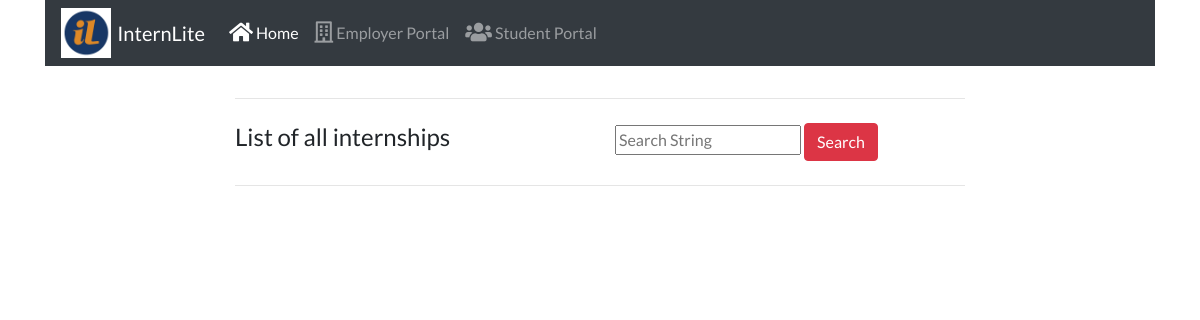
Before: / with the older database file.
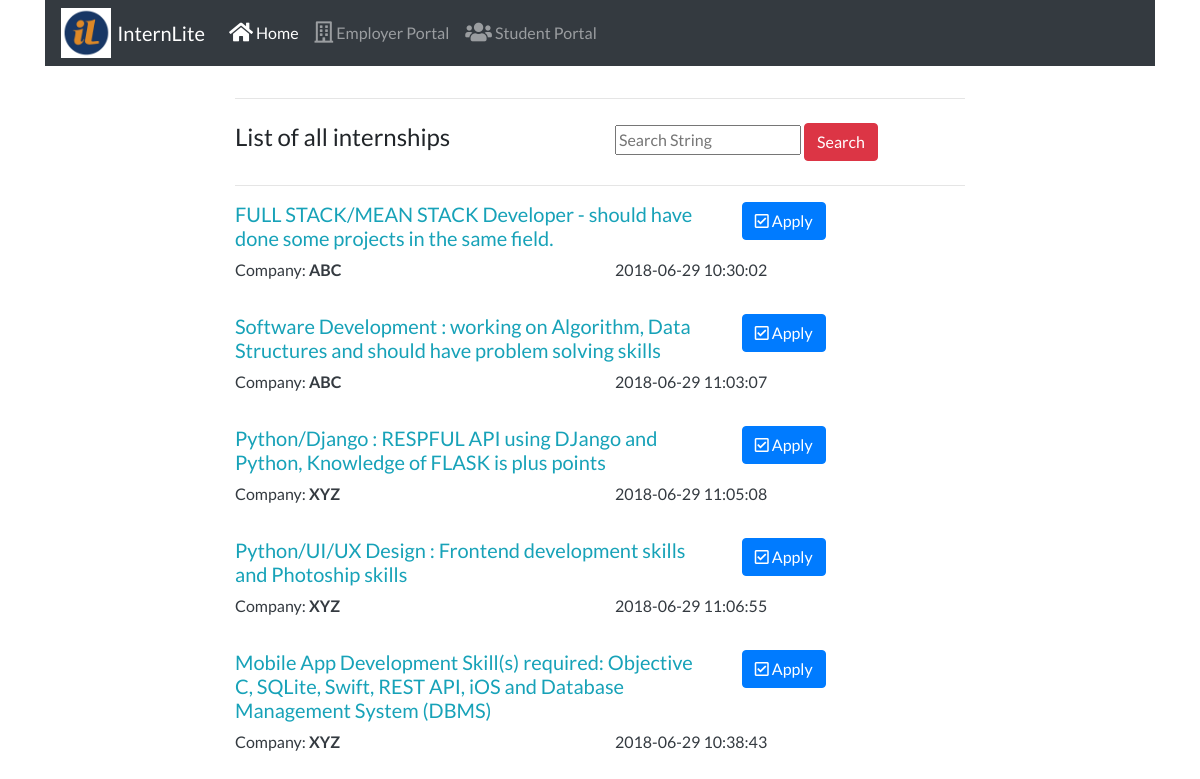
After: the same page with the newer database file.
### tables this page shows
CREATE TABLE `internships` (
  `id` int(11) NOT NULL AUTO_INCREMENT,
  `employerid` int(11) NOT NULL,
  `description` text NOT NULL,
  `ts` timestamp NOT NULL DEFAULT CURRENT_TIMESTAMP ON UPDATE CURRENT_TIMESTAMP,
  PRIMARY KEY (`id`),
  KEY `employerid` (`employerid`),
  CONSTRAINT `internships_ibfk_1` FOREIGN KEY (`employerid`) REFERENCES `employers` (`id`) ON DELETE CASCADE
);

CREATE TABLE `employers` (
  `id` int(11) NOT NULL AUTO_INCREMENT,
  `name` varchar(30) NOT NULL,
  `email` varchar(30) NOT NULL,
  `password` varchar(36) NOT NULL,
  `saltstring` varchar(36) NOT NULL,
  PRIMARY KEY (`id`)
);

### index.php (the view, shortened to what this page needs)
<?php
require_once 'server.php';
require_once 'header.php';
?>
<nav class="navbar navbar-expand-md bg-dark navbar-dark">
	<a href="index.php"><img src="images/favicon.png" alt="Logo" style="width:50px;"></a>
	<a class="navbar-brand" href="index.php">InternLite</a>
	<div class="collapse navbar-collapse" id="collapsibleNavbar">
		<ul class="navbar-nav mr-auto">
			<li class="nav-item">
				<a class="active nav-link" href="index.php"><i class="fas fa-home fa-lg"></i> Home</a>
			</li>
			<?php
			if(!isset($_SESSION['success']) || empty($_SESSION['success']))
			{
				?>
				<li class="nav-item">
					<a class="nav-link" href="employer-login.php"><i class="far fa-building fa-lg"></i> Employer Portal</a>
				</li>
				<li class="nav-item">
					<a class="nav-link" href="login.php"><i class="fas fa-users fa-lg"></i> Student Portal</a>
				</li>
				<?php
			}
			?>
		</ul>
	</div>
</nav>
<div class="row justify-content-md-center py-2">
	<div class="col-sm-8 py-2">
		<hr/>
		<div class="row py-2">
			<div class="col">
				<h4>List of all internships</h4>
			</div>
			<form class="col searchres">
				<input type="text" name="search" id="search" placeholder="Search String" <?php
				if(isset($_GET['search']) && !empty($_GET['search'])) {
					echo 'value="'.$_GET["search"].'"';
				}
				?>/>
				<input type="submit" value="Search" class="btn btn-danger" />
			</form>
		</div>
		<hr/>
		<div class="row" id="results">
			<?php
			$query = "SELECT intern.id as internid, emp.name, description ,emp.id as empid,ts from internships as intern, employers as emp where intern.employerid=emp.id";
			$res = mysqli_query($db, $query);
			if($res) {
				while($row=mysqli_fetch_assoc($res)) {
					?>
					<div class="col-md-8">
						<h5 class="text-info"><?php echo $row["description"]; ?></h5>
					</div>
					<div class="col-md-4">
						<?php
						if(isset($_SESSION['student'])) {
							$query = "SELECT COUNT(*) as count from internshipapps as internapp, students as std where internapp.studentid=std.id and std.id='{$_SESSION['student']}' and internshipid={$row["internid"]}";
							$countresult=mysqli_query($db,$query);
							$first=mysqli_fetch_assoc($countresult);
							if($first['count']==0) {
								?>
								<button class="btn btn-primary mybtninternapply" data-internid="<?php echo $row["internid"]; ?>"><i class="far fa-check-square"></i> Apply</button>
								<?php
							}
							else {
								?>
								<button class="btn btn-primary mybtninvalidapply" data-user="student"><i class="fas fa-ban"></i> Apply</button>
								<?php
							}
						}
						else if(isset($_SESSION['employer'])) {
							?>
							<button class="btn btn-primary mybtninvalidapply" data-user="employer"><i class="fas fa-ban"></i> Apply</button>
							<?php
						}
						else {
							?>
							<button class="btn btn-primary mybtnredirect" data-target="login.php"><i class="far fa-check-square"></i> Apply</button>
							<?php
						}
						?>
					</div>
					<div class="col-md-6 text-dark">
						<p>Company: <strong><?php echo $row["name"]; ?></strong></p>
					</div>
					<div class="col-md-6 text-dark pb-3">
						<p><?php echo $row["ts"]; ?></p>
					</div>
					<?php
				}
			}
			else {
				echo '<h3 class="text-danger">Error Occurred while loading internships</h3>';
			}
			?>
		</div>
	</div>
</div>
<?php require_once 'footer.php'; ?>

### header.php (shortened to what this page needs)
<!DOCTYPE html>
<html lang="en">
<head>
	<link rel="stylesheet" href="https://stackpath.bootstrapcdn.com/bootstrap/4.1.1/css/bootstrap.min.css">
	<link rel="stylesheet" href="https://use.fontawesome.com/releases/v5.0.13/css/all.css">
	<link rel="stylesheet" href="css/main.css?a=1">
</head>
<body>
	<div class="container">

### footer.php (shortened to what this page needs)
	</div>
</body>
</html>

### css/main.css (style rules this page uses)
body { font-family: 'Lato', sans-serif; }

Changed rows visible on the page:
added internships: description "FULL STACK/MEAN STACK Developer - should have done some projects in the same field.", employerid.name "ABC", ts "2018-06-29 10:30:02"
added internships: description "Software Development : working on Algorithm, Data Structures and should have problem solving skills", employerid.name "ABC", ts "2018-06-29 11:03:07"
added internships: description "Python/Django : RESPFUL API using DJango and Python, Knowledge of FLASK is plus points", employerid.name "XYZ", ts "2018-06-29 11:05:08"
added internships: description "Python/UI/UX Design : Frontend development skills and Photoship skills", employerid.name "XYZ", ts "2018-06-29 11:06:55"
added internships: description "Mobile App Development Skill(s) required: Objective C, SQLite, Swift, REST API, iOS and Database Management System (DBMS)", employerid.name "XYZ", ts "2018-06-29 10:38:43"
